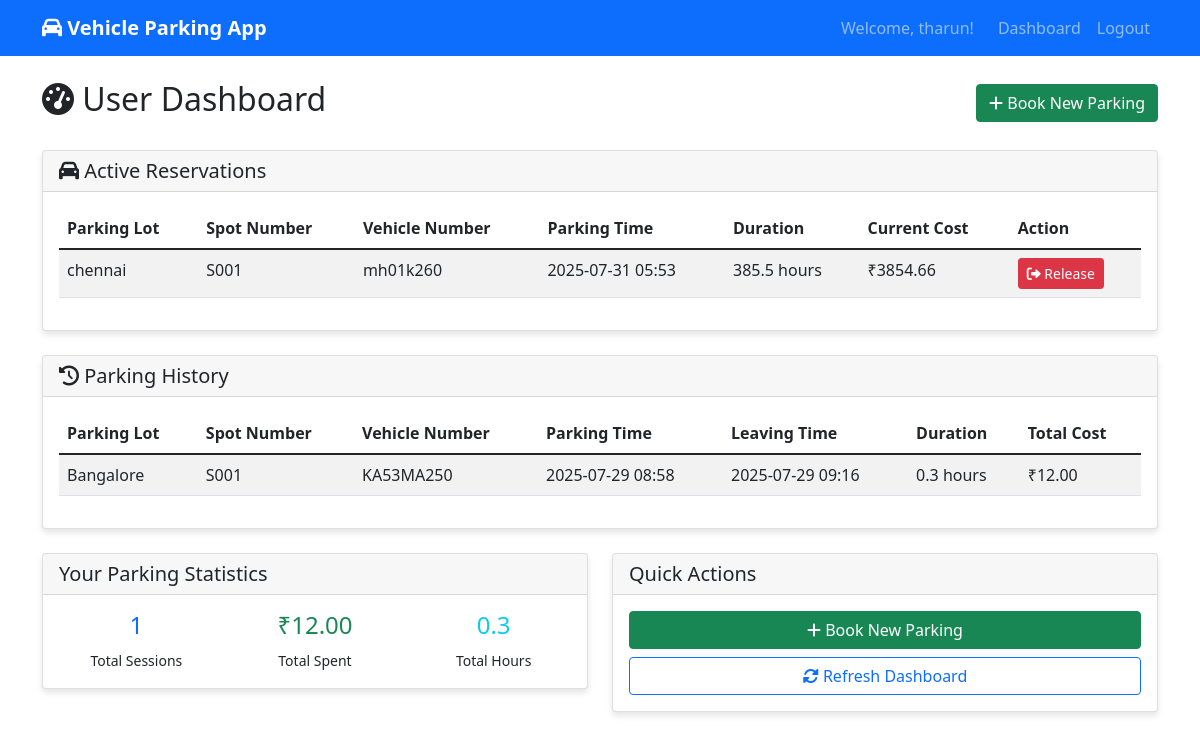
The page /user/dashboard (signed in) on the database its author committed.
### app.py (models this page shows)
class Reservation(db.Model):
    id = db.Column(db.Integer, primary_key=True)
    spot_id = db.Column(db.Integer, db.ForeignKey('parking_spot.id'), nullable=False)
    user_id = db.Column(db.Integer, db.ForeignKey('user.id'), nullable=False)
    vehicle_number = db.Column(db.String(20), nullable=False)
    parking_timestamp = db.Column(db.DateTime, default=datetime.utcnow)
    leaving_timestamp = db.Column(db.DateTime)
    parking_cost = db.Column(db.Float)
    status = db.Column(db.String(10), default='active')  # active, completed

class ParkingLot(db.Model):
    id = db.Column(db.Integer, primary_key=True)
    prime_location_name = db.Column(db.String(100), nullable=False)
    address = db.Column(db.Text, nullable=False)
    pin_code = db.Column(db.String(10), nullable=False)
    price_per_hour = db.Column(db.Float, nullable=False)
    maximum_number_of_spots = db.Column(db.Integer, nullable=False)
    created_at = db.Column(db.DateTime, default=datetime.utcnow)
    parking_spots = db.relationship('ParkingSpot', backref='parking_lot', lazy=True, cascade='all, delete-orphan')

class ParkingSpot(db.Model):
    id = db.Column(db.Integer, primary_key=True)
    lot_id = db.Column(db.Integer, db.ForeignKey('parking_lot.id'), nullable=False)
    spot_number = db.Column(db.String(10), nullable=False)
    status = db.Column(db.String(1), default='A')  # A-Available, O-Occupied
    reservations = db.relationship('Reservation', backref='parking_spot', lazy=True)

### app.py (the view)
@app.route('/user/dashboard')
def user_dashboard():
    if not session.get('user_id') or session.get('is_admin'):
        return redirect(url_for('login'))
    user_id = session['user_id']
    active_reservations = Reservation.query.filter_by(user_id=user_id, status='active').all()
    completed_reservations = Reservation.query.filter_by(user_id=user_id, status='completed').order_by(Reservation.parking_timestamp.desc()).all()
    for reservation in active_reservations:
        if reservation.parking_timestamp:
            duration_hours = (datetime.utcnow() - reservation.parking_timestamp).total_seconds() / 3600
            reservation.current_duration = duration_hours
            reservation.current_cost = duration_hours * reservation.parking_spot.parking_lot.price_per_hour
    for reservation in completed_reservations:
        if reservation.parking_timestamp and reservation.leaving_timestamp:
            duration_hours = (reservation.leaving_timestamp - reservation.parking_timestamp).total_seconds() / 3600
            reservation.duration_hours = duration_hours
    return render_template('user_dashboard.html',
                         active_reservations=active_reservations,
                         completed_reservations=completed_reservations)

### templates/user_dashboard.html (shortened to what this page needs)
{% extends "base.html" %}
{% block content %}
<div class="d-flex justify-content-between align-items-center mb-4">
    <h2><i class="fas fa-tachometer-alt"></i> User Dashboard</h2>
    <a href="{{ url_for('book_parking') }}" class="btn btn-success">
        <i class="fas fa-plus"></i> Book New Parking
    </a>
</div>
<div class="card mb-4">
    <div class="card-header">
        <h5 class="mb-0"><i class="fas fa-car"></i> Active Reservations</h5>
    </div>
    <div class="card-body">
        {% if active_reservations %}
            <div class="table-responsive">
                <table class="table table-striped">
                    <thead>
                        <tr>
                            <th>Parking Lot</th>
                            <th>Spot Number</th>
                            <th>Vehicle Number</th>
                            <th>Parking Time</th>
                            <th>Duration</th>
                            <th>Current Cost</th>
                            <th>Action</th>
                        </tr>
                    </thead>
                    <tbody>
                        {% for reservation in active_reservations %}
                        <tr>
                            <td>{{ reservation.parking_spot.parking_lot.prime_location_name }}</td>
                            <td>{{ reservation.parking_spot.spot_number }}</td>
                            <td>{{ reservation.vehicle_number }}</td>
                            <td>{{ reservation.parking_timestamp.strftime('%Y-%m-%d %H:%M') }}</td>
                            <td>{{ "%.1f"|format(reservation.current_duration) }} hours</td>
                            <td>₹{{ "%.2f"|format(reservation.current_cost) }}</td>
                            <td>
                                <a href="{{ url_for('release_parking', reservation_id=reservation.id) }}"
                                   class="btn btn-sm btn-danger">
                                    <i class="fas fa-sign-out-alt"></i> Release
                                </a>
                            </td>
                        </tr>
                        {% endfor %}
                    </tbody>
                </table>
            </div>
        {% endif %}
    </div>
</div>
<div class="card">
    <div class="card-header">
        <h5 class="mb-0"><i class="fas fa-history"></i> Parking History</h5>
    </div>
    <div class="card-body">
        {% if completed_reservations %}
            <div class="table-responsive">
                <table class="table table-striped">
                    <thead>
                        <tr>
                            <th>Parking Lot</th>
                            <th>Spot Number</th>
                            <th>Vehicle Number</th>
                            <th>Parking Time</th>
                            <th>Leaving Time</th>
                            <th>Duration</th>
                            <th>Total Cost</th>
                        </tr>
                    </thead>
                    <tbody>
                        {% for reservation in completed_reservations %}
                        <tr>
                            <td>{{ reservation.parking_spot.parking_lot.prime_location_name }}</td>
                            <td>{{ reservation.parking_spot.spot_number }}</td>
                            <td>{{ reservation.vehicle_number }}</td>
                            <td>{{ reservation.parking_timestamp.strftime('%Y-%m-%d %H:%M') }}</td>
                            <td>{{ reservation.leaving_timestamp.strftime('%Y-%m-%d %H:%M') if reservation.leaving_timestamp else '-' }}</td>
                            <td>
                                {% if reservation.duration_hours %}
                                    {{ "%.1f"|format(reservation.duration_hours) }} hours
                                {% else %}
                                    -
                                {% endif %}
                            </td>
                            <td>₹{{ "%.2f"|format(reservation.parking_cost) if reservation.parking_cost else '0.00' }}</td>
                        </tr>
                        {% endfor %}
                    </tbody>
                </table>
            </div>
        {% else %}
            <div class="text-center py-4">
                <i class="fas fa-history fa-3x text-muted mb-3"></i>
                <h5>No parking history</h5>
                <p class="text-muted">Your completed parking sessions will appear here.</p>
            </div>
        {% endif %}
    </div>
</div>
{% if completed_reservations %}
<div class="row mt-4">
    <div class="col-md-6">
        <div class="card">
            <div class="card-header">
                <h5 class="mb-0">Your Parking Statistics</h5>
            </div>
            <div class="card-body">
                {% set total_sessions = completed_reservations|length %}
                {% set total_cost = completed_reservations|sum(attribute='parking_cost') %}
                {% set total_hours = completed_reservations|sum(attribute='duration_hours') %}
                <div class="row text-center">
                    <div class="col-4">
                        <h4 class="text-primary">{{ total_sessions }}</h4>
                        <small>Total Sessions</small>
                    </div>
                    <div class="col-4">
                        <h4 class="text-success">₹{{ "%.2f"|format(total_cost or 0) }}</h4>
                        <small>Total Spent</small>
                    </div>
                    <div class="col-4">
                        <h4 class="text-info">{{ "%.1f"|format(total_hours or 0) }}</h4>
                        <small>Total Hours</small>
                    </div>
                </div>
            </div>
        </div>
    </div>
    <div class="col-md-6">
        <div class="card">
            <div class="card-header">
                <h5 class="mb-0">Quick Actions</h5>
            </div>
            <div class="card-body">
                <div class="d-grid gap-2">
                    <a href="{{ url_for('book_parking') }}" class="btn btn-success">
                        <i class="fas fa-plus"></i> Book New Parking
                    </a>
                    <a href="{{ url_for('user_dashboard') }}" class="btn btn-outline-primary">
                        <i class="fas fa-sync-alt"></i> Refresh Dashboard
                    </a>
                </div>
            </div>
        </div>
    </div>
</div>
{% endif %}
{% endblock %}

### templates/base.html (shortened to what this page needs)
<!DOCTYPE html>
<html lang="en">
<head>
    <link href="https://cdn.jsdelivr.net/npm/bootstrap@5.1.3/dist/css/bootstrap.min.css" rel="stylesheet">
    <link href="https://cdnjs.cloudflare.com/ajax/libs/font-awesome/6.0.0/css/all.min.css" rel="stylesheet">
</head>
<body>
    <nav class="navbar navbar-expand-lg navbar-dark bg-primary">
        <div class="container">
            <a class="navbar-brand" href="{{ url_for('index') }}">
                <i class="fas fa-car"></i> Vehicle Parking App
            </a>
            <div class="navbar-nav ms-auto">
                {% if session.user_id %}
                    <span class="navbar-text me-3">
                        Welcome, {{ session.username }}!
                    </span>
                    {% if session.is_admin %}
                        <a class="nav-link" href="{{ url_for('admin_dashboard') }}">Dashboard</a>
                    {% else %}
                        <a class="nav-link" href="{{ url_for('user_dashboard') }}">Dashboard</a>
                    {% endif %}
                    <a class="nav-link" href="{{ url_for('logout') }}">Logout</a>
                {% else %}
                    <a class="nav-link" href="{{ url_for('login') }}">Login</a>
                    <a class="nav-link" href="{{ url_for('register') }}">Register</a>
                {% endif %}
            </div>
        </div>
    </nav>
    <main class="container mt-4">
        {% block content %}{% endblock %}
    </main>
</body>
</html>

### templates/base.html (style rules this page uses)
.navbar-brand { font-weight: bold; }
.card { box-shadow: 0 4px 6px rgba(0, 0, 0, 0.1); }

### rows shown on the page
Reservation: parking_spot.parking_lot.prime_location_name "chennai", parking_spot.spot_number "S001", vehicle_number "mh01k260", parking_timestamp "2025-07-31 05:53", current_duration "385.5", current_cost "3854.66"
Reservation: parking_spot.parking_lot.prime_location_name "Bangalore", parking_spot.spot_number "S001", vehicle_number "KA53MA250", parking_timestamp "2025-07-29 08:58", leaving_timestamp "2025-07-29 09:16", duration_hours "0.3", parking_cost "12.00"

### other values the page prints
{{ session.username }} "tharun"
{{ total_sessions }} "1"
{{ "%.2f"|format(total_cost or 0) }} "12.00"
{{ "%.1f"|format(total_hours or 0) }} "0.3"
